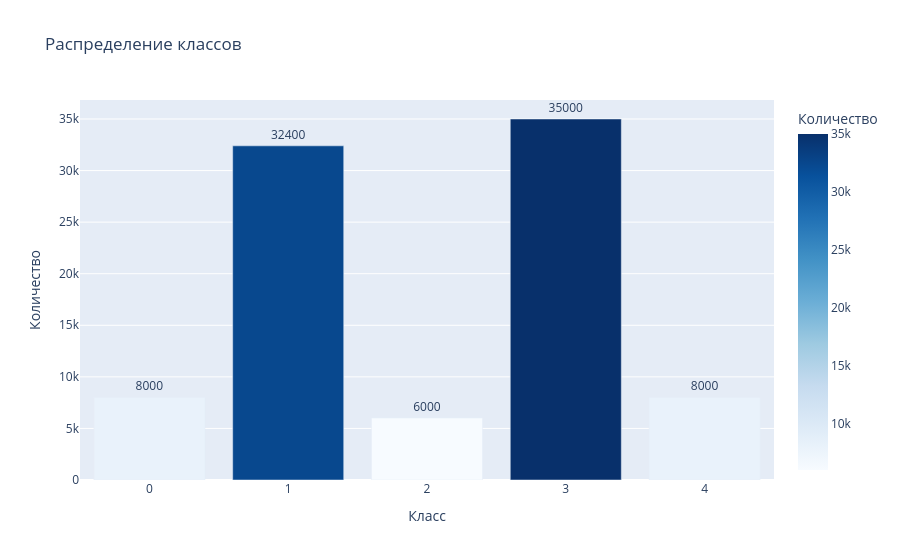

This figure's notebook cell:
### Markdown cell above
# Data analysis

### Code cell
label_counts = (
    table['Label']
    .value_counts()
    .reset_index()
)
label_counts.columns = ['Label', 'Count']
label_counts['Percentage'] = (label_counts['Count'] / label_counts['Count'].sum()) * 100

fig = px.bar(
    label_counts,
    x='Label',
    y='Count',
    text=label_counts['Count'],
    title='Распределение классов',
    labels={'Label': 'Класс', 'Count': 'Количество'},
    color='Count',
    color_continuous_scale='Blues',
    hover_data={'Percentage': ':.2f%'}
)

fig.update_traces(
    textposition='outside',
    hovertemplate="<b>Класс:</b> %{x}<br><b>Количество:</b> %{y}<br><b>Доля:</b> %{customdata[0]:.2f}%<extra></extra>"
)

fig.update_layout(
    xaxis_title='Класс',
    yaxis_title='Количество',
)

fig.show()

### Figure 1 — Plotly figure (JSON) as saved in the notebook; plotly's stock layout.template omitted (floating-point values rounded to 4 significant figures)
{"data": [{"customdata": [[39.15], [36.24], [8.949], [8.949], [6.711]], "hovertemplate": "<b>Класс:</b> %{x}<br><b>Количество:</b> %{y}<br><b>Доля:</b> %{customdata[0]:.2f}%<extra></extra>", "legendgroup": "", "marker": {"color": [35000, 32400, 8000, 8000, 6000], "coloraxis": "coloraxis", "pattern": {"shape": ""}}, "name": "", "orientation": "v", "showlegend": false, "text": [35000.0, 32400.0, 8000.0, 8000.0, 6000.0], "textposition": "outside", "type": "bar", "x": [3, 1, 0, 4, 2], "xaxis": "x", "y": [35000, 32400, 8000, 8000, 6000], "yaxis": "y"}], "layout": {"barmode": "relative", "coloraxis": {"colorbar": {"title": {"text": "Количество"}}, "colorscale": [[0, "rgb(247,251,255)"], [0.125, "rgb(222,235,247)"], [0.25, "rgb(198,219,239)"], [0.375, "rgb(158,202,225)"], [0.5, "rgb(107,174,214)"], [0.625, "rgb(66,146,198)"], [0.75, "rgb(33,113,181)"], [0.875, "rgb(8,81,156)"], [1, "rgb(8,48,107)"]]}, "legend": {"tracegroupgap": 0}, "title": {"text": "Распределение классов"}, "xaxis": {"anchor": "y", "domain": [0, 1], "title": {"text": "Класс"}}, "yaxis": {"anchor": "x", "domain": [0, 1], "title": {"text": "Количество"}}}}
